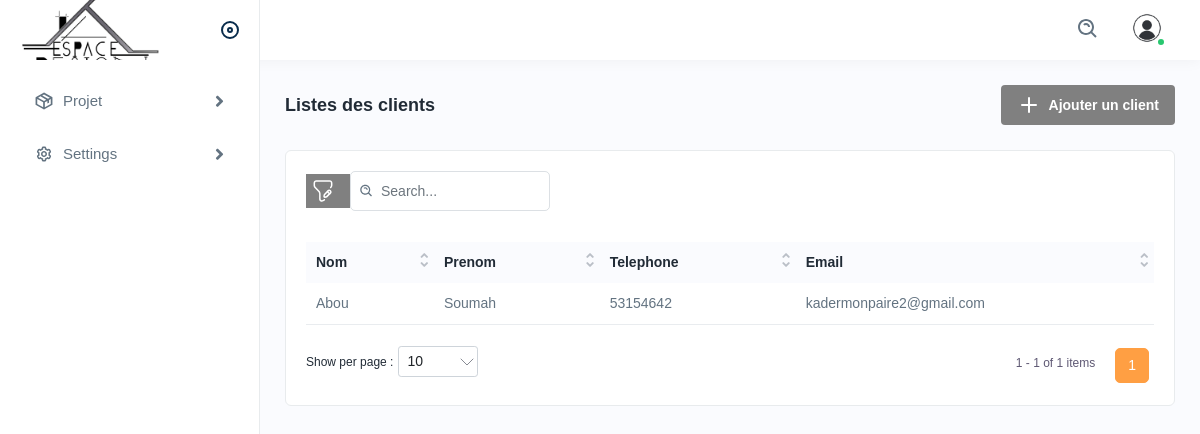
Screenshot of /dashboard/clients/ (signed in) with the database file from the repository.
### dashboard/models.py (models this page shows, shortened)
class ClientProfile(models.Model):
    user = models.OneToOneField(settings.AUTH_USER_MODEL, on_delete=models.CASCADE, related_name='client_profile')
    email = models.EmailField(_('email address'))
    nom = models.CharField(max_length=150)
    prenom = models.CharField(max_length=150)
    phone_number = models.CharField(max_length=15, null=True, blank=True)
    address = models.CharField(max_length=50, null=True, blank=True)

### dashboard/views.py (the view)
# urls.py: path('clients/', views.all_clients, name='list-client'),
def all_clients(request):
    if request.user.is_superuser:
        clients = ClientProfile.objects.all()
    elif hasattr(request.user, 'employe_profile'):
        projets = Projet.objects.filter(constructors=request.user.employe_profile)
        clients = ClientProfile.objects.filter(projets__in=projets).distinct()
    elif hasattr(request.user, 'client_profile'):
        clients = ClientProfile.objects.filter(pk=request.user.client_profile.pk)
    else:
        clients = ClientProfile.objects.none()
    return render(request, 'dashboard/liste_clients.html', context={'clients': clients})

### accounts/models.py (called while the page is built)
    def __str__(self):
        return f"{self.prenom} {self.nom}"

### dashboard/templates/dashboard/liste_clients.html (shortened to what this page needs)
{% extends 'main.html' %}
{% load static %}
{% block main%}
<div class="page-header">
    <div class="page-title">
        <h4>Listes des clients</h4>
    </div>
    <div class="page-btn">
        <a href="{% url 'add-client' %}" class="btn btn-added"
        ><img
                src="{% static 'assets/img/icons/plus.svg' %}"
                alt="img"
                class="me-2"
        />Ajouter un client</a
        >
    </div>
</div>
<div class="card">
    <div class="card-body">
        <div class="table-top">
            <div class="search-set">
                <div class="search-path" style="background-color:#808080;">
                    <a class="btn btn-filter" id="filter_search" style="background-color:#808080;">
                        <img src="{% static 'assets/img/icons/filter.svg' %}" alt="img"/>
                    </a>
                </div>
                <div class="search-input">
                    <a class="btn btn-searchset">
                        <img src="{% static 'assets/img/icons/search-white.svg' %}" alt="img"/>
                    </a>
                </div>
            </div>
        </div>
        <div class="table-responsive">
            <table class="table datanew">
                <thead>
                <tr>
                    <th>Nom</th>
                    <th>Prenom</th>
                    <th>Telephone</th>
                    <th>Email</th>
                </tr>
                </thead>
                <tbody>
                {% for client in clients %}
                <tr>
                    <td>{{ client.nom }}</td>
                    <td>{{ client.prenom }}</td>
                    <td>{{ client.phone_number }}</td>
                    <td>
                        {{ client.email }}
                    </td>
                </tr>
                {% endfor %}
                </tbody>
            </table>
        </div>
    </div>
</div>
{% endblock %}

### rows the page displays
ClientProfile: nom "Abou", prenom "Soumah", phone_number "53154642", email "kadermonpaire2@gmail.com"
